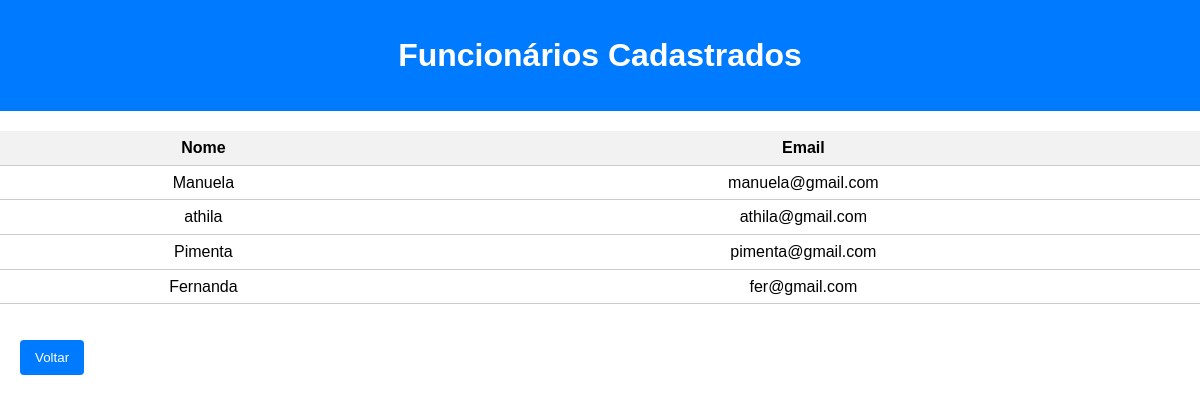
/mostrarfuncionarios.php, run on the app's committed database.
### tables this page shows
CREATE TABLE IF NOT EXISTS `usuarios` (
  `id` int NOT NULL AUTO_INCREMENT,
  `nome` varchar(100) NOT NULL,
  `email` varchar(100) NOT NULL,
  `senha` varchar(255) NOT NULL,
  `nivel_acesso` int NOT NULL,
  PRIMARY KEY (`id`)
);

### mostrarfuncionarios.php (the view, shortened to what this page needs)
<!DOCTYPE html>
<?php
include "conexao.php";
?>
<html>
<head>
    <link rel="stylesheet" href="styles/style.css">
</head>
<body>
    <h1>Funcionários Cadastrados</h1>
    <table>
        <tr>
            <th>Nome</th>
            <th>Email</th>
        </tr>
        <?php
        $query = "SELECT id, nome, email, nivel_acesso FROM usuarios WHERE nivel_acesso = 0";
        $stmt = $conexao->prepare($query);
        $stmt->execute();
        $funcionarios = $stmt->fetchAll(PDO::FETCH_ASSOC);
        foreach ($funcionarios as $funcionario) {
            echo "<tr>";
            echo "<td>" . $funcionario['nome'] . "</td>";
            echo "<td>" . $funcionario['email'] . "</td>";
            echo "</tr>";
        }
        ?>
    </table>
    <br>
    <button class="botoes" onclick="history.back()">Voltar</button>
</body>
</html>

### styles/style.css (style rules this page uses)
* { margin: 0; padding: 0; box-sizing: border-box; font-family: Arial, Helvetica, sans-serif; }
body { font-family: Arial, sans-serif; line-height: 1.6; margin: 0; padding: 0; text-decoration: none; border: none; }
h1 { margin-bottom: 20px; }
body > h1 { text-align: center; padding: 30px 0; background-color: #007BFF; color: #fff; }
table { width: 100%; border-collapse: collapse; margin-top: 20px; }
th, td { padding: 4px; text-align: left; border-bottom: 1px solid #ccc; padding-left: 10px; text-align: center; }
th { background-color: #f2f2f2; }
.botoes { background-color: #007BFF; color: #fff; padding: 10px 15px; border: none; border-radius: 4px; cursor: pointer; margin-left: 20px; text-decoration: none; margin-top: 10px; }

### data on the page
usuarios: nome "Manuela", email "manuela@gmail.com"
usuarios: nome "athila", email "athila@gmail.com"
usuarios: nome "Pimenta", email "pimenta@gmail.com"
usuarios: nome "Fernanda", email "fer@gmail.com"
